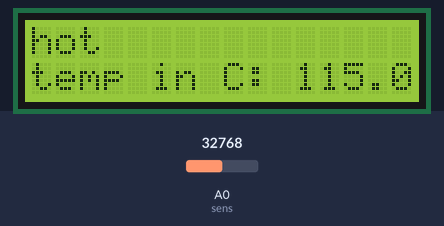
This program was run on a simulated CircuitPython board. Shown: 16×2 character LCD. The inputs (shaded band) are chosen by the test bench; at power-on: A0 (sens) = 32768 (analog values on the 0–65535 scale). What the program prints to the serial console is not drawn.

Above: at 1.2 s.
1.3 s: A0 (sens) set to 16464
At 2.8 s:
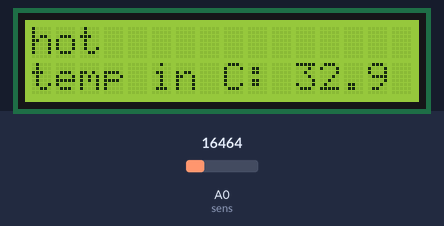
3.1 s: A0 (sens) set to 15280
At 4.4 s:
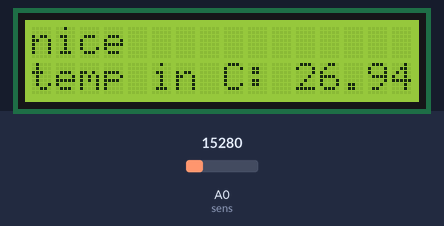
4.7 s: A0 (sens) set to 7864
At 6.0 s:
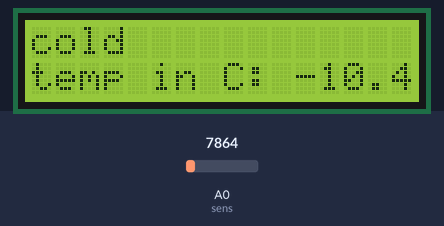
6.3 s: A0 (sens) set to 32767
At 6.7 s:
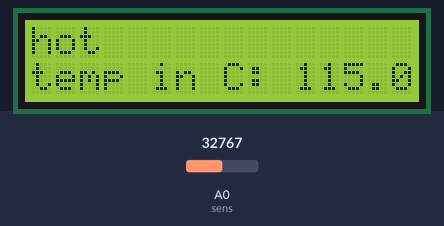
Timing chart, 0 to 8.9 s (numbered marks = the images above; inputs shaded):
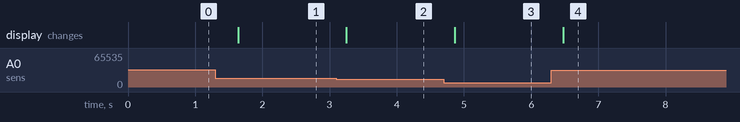

Measured:
- the behaviour switches between 15296 and 15280 on A0 (sens) (found by bisection; images 1 and 2)
- after the input at 1.3 s, the display: changes after 0.34 s (image 1)
- after the input at 3.1 s, the display: changes after 0.15 s (image 2)
- after the input at 4.7 s, the display: changes after 0.17 s (image 3)
- after the input at 6.3 s, the display: changes after 0.18 s (image 4)

The program:

tempSensor.py
```python
import time
import board
import analogio
from lcd.lcd import LCD
from lcd.i2c_pcf8574_interface import I2CPCF8574Interface

i2c = board.I2C()
lcd = LCD(I2CPCF8574Interface(i2c, 0x3f), num_rows=2, num_cols=16)

sens = analogio.AnalogIn(board.A0)

def tempOut(x):
    if x >27:
        return "hot"
    elif x < 26:
        return "cold"
    else:
        return "nice"
while True:
    val = (((sens.value * 3.3/65535)*1000)-500)/10
    lcd.set_cursor_pos(0,0)

    lcd.print( tempOut(val))
    lcd.set_cursor_pos(1,0)
    lcd.print(f"temp in C: {round(val,2)}")
    time.sleep(.5)
    lcd.clear()

    print(round(val,2))
```
